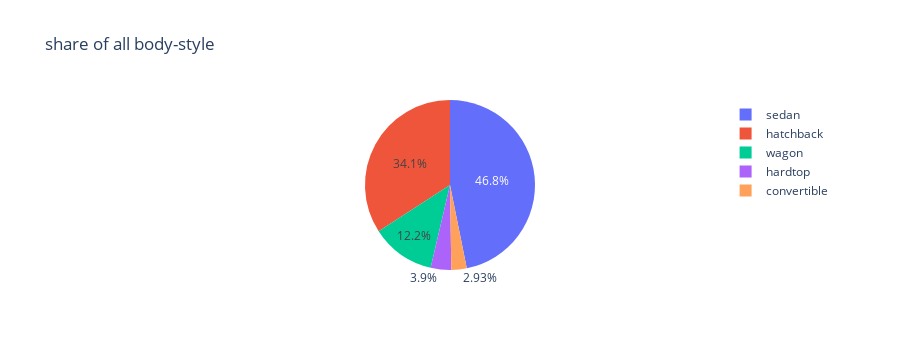

Here is the notebook cell this chart was saved with:
### Code cell
fig = px.pie(auto_data,names = 'body-style',title = "share of all body-style",height=350)
fig.show()

### Figure 1 — Plotly figure (JSON) as saved in the notebook; plotly's stock layout.template omitted (floating-point values rounded to 4 significant figures; data arrays with more than 128 entries replaced by an {"elided": "..."} marker saying what was removed)
{"data": [{"domain": {"x": [0, 1], "y": [0, 1]}, "hovertemplate": "body-style=%{label}<extra></extra>", "labels": {"elided": "205 str values"}, "legendgroup": "", "name": "", "showlegend": true, "type": "pie"}], "layout": {"height": 350, "legend": {"tracegroupgap": 0}, "title": {"text": "share of all body-style"}}}
